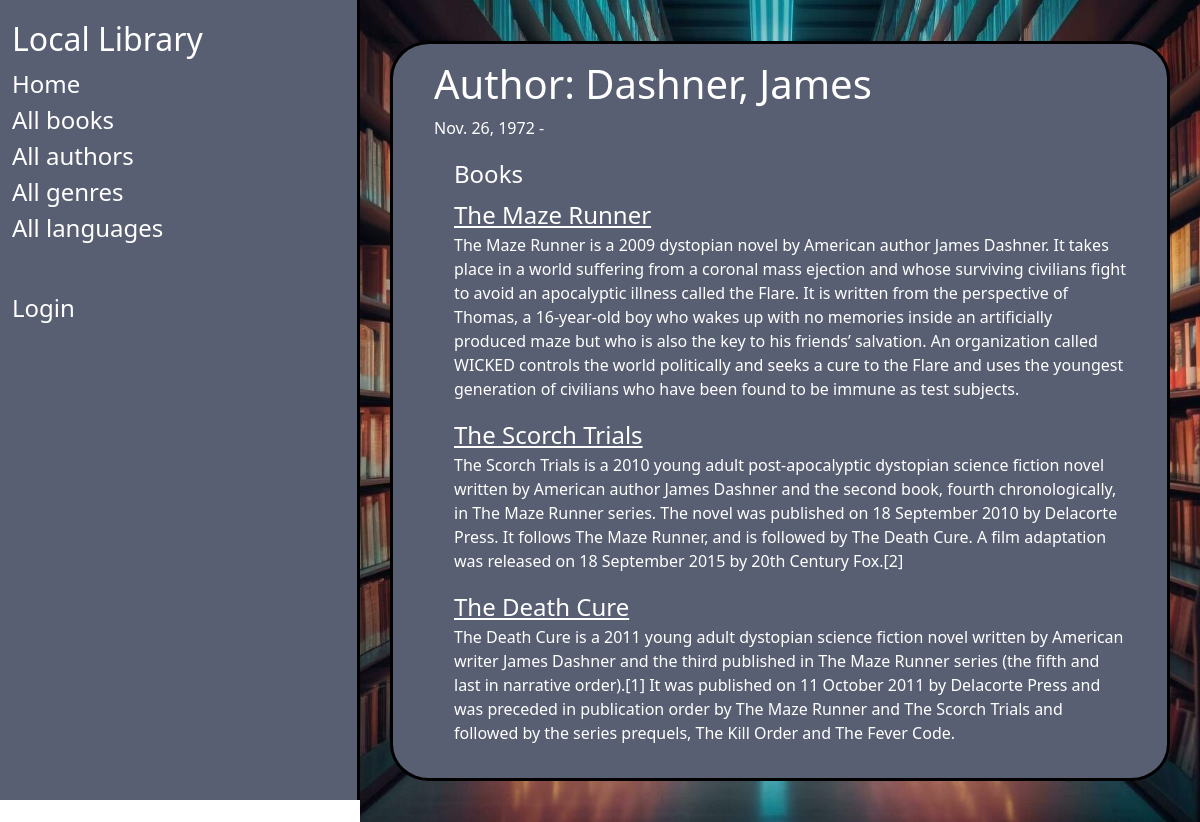
The app's page /catalog/author/1 with its own data.
### catalog/models.py (models this page shows, shortened)
class Author(models.Model):
    first_name = models.CharField(max_length=100)
    last_name = models.CharField(max_length=100)
    date_of_birth = models.DateField(null=True, blank=True)
    date_of_death = models.DateField('died', null=True, blank=True)
    class Meta:
        ordering = ['last_name', 'first_name']

class Book(models.Model):
    title = models.CharField(max_length=200)
    author = models.ForeignKey('Author', on_delete=models.RESTRICT, null=True)
    summary = models.TextField(
        max_length=1000, help_text="Enter a brief description of the book")
    isbn = models.CharField('ISBN', max_length=13,
                            unique=True,
                            help_text='13 Character <a href="https://www.isbn-international.org/content/what-isbn'
                                      '">ISBN number</a>')
    genre = models.ManyToManyField(
        Genre, help_text="Select a genre for this book")
    language = models.ForeignKey(
        'Language', on_delete=models.SET_NULL, null=True)
    def get_absolute_url(self):
        return reverse('book-detail', args=[str(self.id)])
    def display_genre(self):
        """Create a string for the Genre. This is required to display genre in Admin."""
        return ', '.join(genre.name for genre in self.genre.all()[:3])
    display_genre.short_description = 'Genre'

### catalog/views.py (the view)
# urls.py: path('author/<int:pk>', views.AuthorDetailView.as_view(), name='author-detail'),
class AuthorDetailView(generic.DetailView):
    model = Author

### catalog/templates/catalog/author_detail.html (shortened to what this page needs)
{% extends "base_generic.html" %}
{% block content %}
  <h1>Author: {{ author.last_name }}, {{author.first_name}}</h1>
  <p>{{author.date_of_birth}} - {% if author.date_of_death %}{{author.date_of_death}} {% else %}{% endif %}<br></p>
  <div style="margin-left:20px;margin-top:20px;height:fit-content">
    <h4>Books</h4>
    {% for book in author.book_set.all %}
    <p>
      <a href="{{ book.get_absolute_url }}">{{ book.title }}</a>
      <br>{{book.summary}}
    </p>
    {% endfor %}
  </div>
{% endblock %}
{% block sidebar %}
  {{ block.super }}
{% endblock %}

### catalog/static/css/styles.css (style rules this page uses)
a, li { font-size: x-large; }
div { height: 100vh; }
.main a { color: black; }
.inherit a, .inherit hr, .inherit text, .inherit p, .inherit li, .inherit h1, .inherit h2, .inherit h3, .inherit h4 { color: white; }

### records on screen
Author: last_name "Dashner", first_name "James", date_of_birth "Nov. 26, 1972"
Book: title "The Maze Runner", summary "The Maze Runner is a 2009 dystopian novel by American author James Dashner. It takes place in a world suffering from a coronal mass ejection and whose surviving civilians fight to avoid an apocalyptic illness called the Flare. It is written from the perspective of Thomas, a 16-year-old boy who wakes up with no memories inside an artificially produced maze but who is also the key to his friends’ salvation. An organization called WICKED controls the world politically and seeks a cure to the Flare and uses the youngest generation of civilians who have been found to be immune as test subjects."
Book: title "The Scorch Trials", summary "The Scorch Trials is a 2010 young adult post-apocalyptic dystopian science fiction novel written by American author James Dashner and the second book, fourth chronologically, in The Maze Runner series. The novel was published on 18 September 2010 by Delacorte Press. It follows The Maze Runner, and is followed by The Death Cure. A film adaptation was released on 18 September 2015 by 20th Century Fox.[2]"
Book: title "The Death Cure", summary "The Death Cure is a 2011 young adult dystopian science fiction novel written by American writer James Dashner and the third published in The Maze Runner series (the fifth and last in narrative order).[1] It was published on 11 October 2011 by Delacorte Press and was preceded in publication order by The Maze Runner and The Scorch Trials and followed by the series prequels, The Kill Order and The Fever Code."
